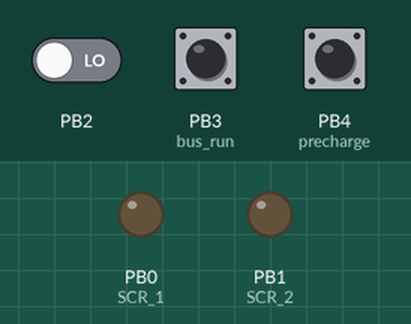
Recording of a sketch running on a simulated ATtiny85, built with avr-gcc and run on an emulated ATtiny85. Parts: output pins drawn as LEDs (lit = HIGH). The inputs (shaded band) are chosen by the test bench; at power-on: PB4 (precharge) HIGH, PB2 LOW, PB3 (bus_run) HIGH.

Above: at 1.2 s.
1.3 s: PB4 (precharge) pulled LOW for 3.2 s
At 3.2 s:
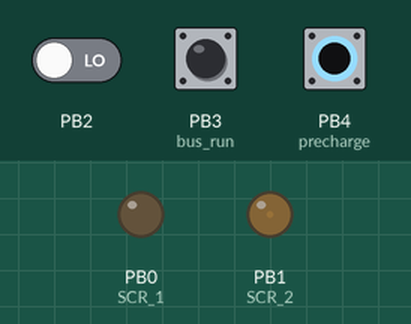
6.0 s: PB2 driven HIGH and PB4 (precharge) driven LOW
At 8.0 s:
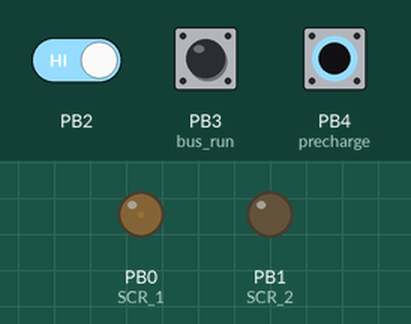
9.0 s: PB2 driven LOW
12.0 s: PB3 (bus_run) pulled LOW for 0.15 s
Timing chart, 0 to 14.6 s (numbered marks = the images above; inputs shaded):
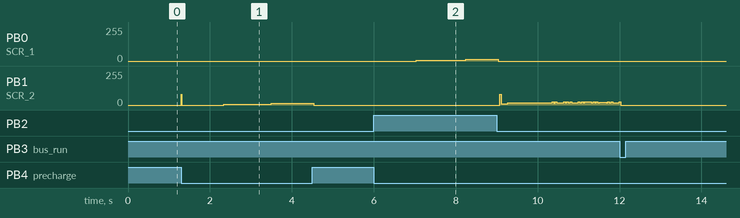

The sketch:

attiny_SCR_control_counter.ino
```cpp
// SCR precharge code for attiny
// 210711
// change digitalRead and digitalWrites to direct register access in final code revision

#define precharge 4     // precharge input pin
#define bus_run   3     // bus_run input pin
#define SCR_1     0     // SCR 1 output pin
#define SCR_2     1     // SCR 2 output pin
#define timeout   123   // max TCNT1 value before it shuts off PWM outputs, this should kick in right before the next 60Hz half cycle
#define precharge_speed 3000 // adjusts precharge speed, larger = longer time, slower precharge

byte ZC = 0;            // zero crossing status
byte charge_status = 0; // 0 = off, 1 = charging, 2 = run, 3 = precharge -> run
bool bus_run_condition = 0;
bool precharge_condition = 0;
int alpha = 0;          // delay iterator

void setup(void) {
  pinMode(precharge, INPUT_PULLUP);  // precharge, active high
  pinMode(bus_run,   INPUT_PULLUP);  // run, active high
  pinMode(SCR_1, OUTPUT);    // SCR trigger 1, these probably don't need to be defined, but i'm just making sure
  pinMode(SCR_2, OUTPUT);    // SCR trigger 2
  digitalWrite(SCR_1, LOW);  // ensure digital outputs are LOW
  digitalWrite(SCR_2, LOW);  // ensure digital outputs are LOW

  // SCR pulsing PWM configuration
  OCR0A = 80;           // set PWM1 duty cycle (about 50µs pulse, pin 9)
  OCR0B = 80;           // set PWM2 duty cycle (about 50µs pulse, pin 10)
  TCCR0B = 0b00000001;  // set Timer1 clock to CLKio/8 (get PWM frequency of 3.9375 kHz)
  TCCR0A =  0;          // ensure SCR outputs are off

  // counter configuration
  TCCR1 = 0b00001010;   // CLKio/512 prescaler
  OCR1A = timeout-2;    // delay before turning on SCRs for precharge
  OCR1B = timeout;      // shut off SCRs, this is about how long a 60Hz half cycle period is, minus a slight margin
  GTCCR = 0;            // make sure everything here is disabled!!!!!!!!!!!!!!!!!
  TIMSK = 0b00100000;   // enable OCM B INT, B acts as a timeout and shuts off SCRs

  attachInterrupt(0, ZC_detect, CHANGE);  // enable INT0 for ZCD
}

void ZC_detect() { // ISR to handle zero crossing event
  TCCR0A =  0; // turn off SCRs, though they should be off at this point already due to the timeout ISR

  if(digitalRead(2)) ZC = 1; // determines polarity of AC cycle
  else ZC = 2;

  TCNT0 = 0; // this reduces overal jitter of the SCR PWM
  TCNT1 = 0; // reset counter

  if(charge_status == 2) { // having this here reduces some jitter when PWM first starts in the cycle
    TCCR0A = (ZC == 1) ? 0x81 : 0x21; // enable SCRs based on AC polarity
    ZC = 0; // this for loop doesn't need to be accessed till the next 60Hz half cycle
  }
}

void loop() {
  bus_run_condition = !digitalRead(bus_run);
  precharge_condition = !digitalRead(precharge);

//  if(bus_run_condition && !precharge_condition) { // active low, if bus_run and not precharging // add && precharge_done maybe for soft transistion to run
//  if(bus_run_condition && precharge_condition && (charge_status == 1)) { // To run, UD3 enables both of these. Check that it came from precharge status.
  if(bus_run_condition && precharge_condition) {
    if(charge_status != 2) {
      charge_status = 2; // it is now in run mode
      TIMSK = TIMSK & 0b10111111; // unenable OCM A INT
    }
  }

  else if(!bus_run_condition && precharge_condition) { // precharging
    if(charge_status == 0) {
      charge_status = 1;    // it is now in charging mode
      OCR1A = timeout-2;    // reset charging progress
      alpha = 0;            // reset delay iterator
    }

    if(charge_status == 1) {
      TIMSK = TIMSK | 0b01000000; // enable OCM A INT

      if(alpha >= precharge_speed) {  // decrement OCR0A at precharge speed rate
        OCR1A -= 1;                   // turn on SCR earlier
        if(OCR1A <= 60) OCR1A = 60;   // limit earliest turn on to about 97 degrees (only needs to go to 90 degrees for max voltage)
        alpha = 0;                    // reset delay iterator
      }
      else alpha++;                   // increment delay iterator
    }
  }

  else { // neither, shut everything off                                          if(!bus_run_condition && !precharge_condition) {
    charge_status = 0;                // not trying to charge or run
    TIMSK = TIMSK & 0b10111111;       // unenable OCM A INT

//    TCCR1A =  0; // turn off everything. enabling this immediately turns off the output, disabling turns off the output on the next ZCD
  }
}

ISR(TIMER1_COMPA_vect) { // timer 1 interrupt
  if(TCNT1 > OCR1A) { // this prevents the initial full pulse before precharging, which is bad
    TCCR0A = ((ZC == 1) && (ZC != 0)) ? 0x81 : 0x21; // enable SCRs based on AC polarity  ********************** check for ZC = 2 maybe? <<kinda done
  }
}

ISR(TIMER1_COMPB_vect) { // timer 1 interrupt
  TCCR0A =  0; // timeout, shut SCRs off before start of next 60Hz half cycle
}
```

Measured:
- after the input at 1.3 s, PB1 (SCR_2): 0/255 → 6/255 after 1.0 s, → 12/255 1.2 s later, → 0/255 1.0 s later
- after the input at 6.0 s, PB0 (SCR_1): 0/255 → 6/255 after 1.0 s, → 12/255 1.2 s later
